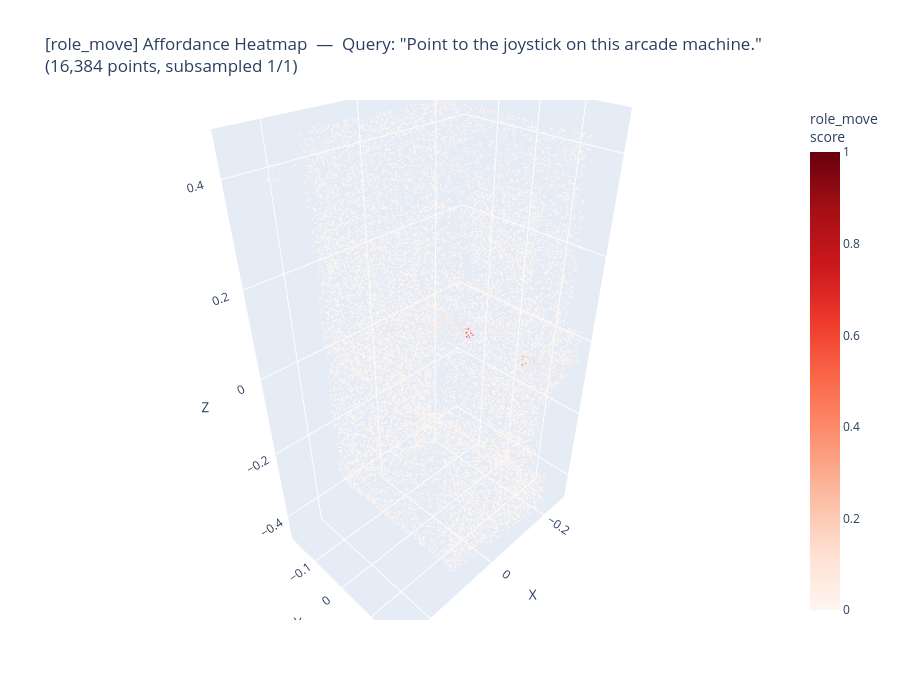
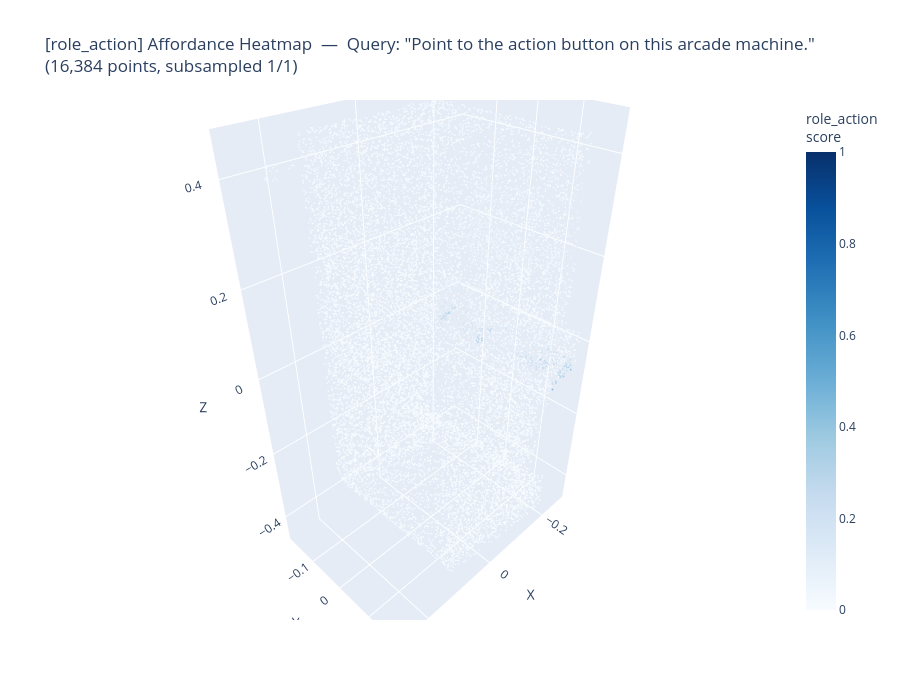

Notebook code for these charts, in order:
### Code cell
# ====== 3D 視覺化: 每個 role 一張 plot ======
import plotly.graph_objects as go

subsample = 1
idx = np.arange(0, len(gt_points), subsample)
pts_sub = gt_points[idx]
print(f"Subsampled: {len(pts_sub):,} points (1/{subsample})")

for role in ROLES:
    scores_sub = affordance_scores_per_role[role][idx]
    counts_sub = visibility_counts_per_role[role][idx]

    fig = go.Figure()
    fig.add_trace(go.Scatter3d(
        x=pts_sub[:, 0],
        y=-pts_sub[:, 1],
        z=-pts_sub[:, 2],
        mode='markers',
        marker=dict(
            size=1,
            color=scores_sub,
            colorscale=ROLE_COLORSCALES[role],
            cmin=0, cmax=1,
            colorbar=dict(title=f'{role}<br>score'),
            opacity=0.85,
        ),
        text=[f'score={s:.3f}, views={c}' for s, c in zip(scores_sub, counts_sub)],
        hoverinfo='text',
        name=role,
    ))
    fig.update_layout(
        title=f'[{role}] Affordance Heatmap  —  Query: "{ROLE_QUERIES[role]}"<br>'
              f'({len(pts_sub):,} points, subsampled 1/{subsample})',
        scene=dict(aspectmode='data', xaxis_title='X', yaxis_title='Y', zaxis_title='Z'),
        width=900, height=700,
    )
    fig.show()

### Figure 1 — Plotly figure (JSON) as saved in the notebook; plotly's stock layout.template omitted (floating-point values rounded to 4 significant figures; data arrays with more than 128 entries replaced by an {"elided": "..."} marker saying what was removed)
{"data": [{"hoverinfo": "text", "marker": {"cmax": 1, "cmin": 0, "color": {"elided": "16384 float values"}, "colorbar": {"title": {"text": "role_move<br>score"}}, "colorscale": [[0, "rgb(255,245,240)"], [0.125, "rgb(254,224,210)"], [0.25, "rgb(252,187,161)"], [0.375, "rgb(252,146,114)"], [0.5, "rgb(251,106,74)"], [0.625, "rgb(239,59,44)"], [0.75, "rgb(203,24,29)"], [0.875, "rgb(165,15,21)"], [1, "rgb(103,0,13)"]], "opacity": 0.85, "size": 1}, "mode": "markers", "name": "role_move", "text": {"elided": "16384 str values"}, "type": "scatter3d", "x": {"elided": "16384 float values"}, "y": {"elided": "16384 float values"}, "z": {"elided": "16384 float values"}}], "layout": {"height": 700, "scene": {"aspectmode": "data", "xaxis": {"title": {"text": "X"}}, "yaxis": {"title": {"text": "Y"}}, "zaxis": {"title": {"text": "Z"}}}, "title": {"text": "[role_move] Affordance Heatmap  —  Query: \"Point to the joystick on this arcade machine.\"<br>(16,384 points, subsampled 1/1)"}, "width": 900}}

### Figure 2 — Plotly figure (JSON) as saved in the notebook; plotly's stock layout.template omitted (floating-point values rounded to 4 significant figures; data arrays with more than 128 entries replaced by an {"elided": "..."} marker saying what was removed)
{"data": [{"hoverinfo": "text", "marker": {"cmax": 1, "cmin": 0, "color": {"elided": "16384 float values"}, "colorbar": {"title": {"text": "role_action<br>score"}}, "colorscale": [[0, "rgb(247,251,255)"], [0.125, "rgb(222,235,247)"], [0.25, "rgb(198,219,239)"], [0.375, "rgb(158,202,225)"], [0.5, "rgb(107,174,214)"], [0.625, "rgb(66,146,198)"], [0.75, "rgb(33,113,181)"], [0.875, "rgb(8,81,156)"], [1, "rgb(8,48,107)"]], "opacity": 0.85, "size": 1}, "mode": "markers", "name": "role_action", "text": {"elided": "16384 str values"}, "type": "scatter3d", "x": {"elided": "16384 float values"}, "y": {"elided": "16384 float values"}, "z": {"elided": "16384 float values"}}], "layout": {"height": 700, "scene": {"aspectmode": "data", "xaxis": {"title": {"text": "X"}}, "yaxis": {"title": {"text": "Y"}}, "zaxis": {"title": {"text": "Z"}}}, "title": {"text": "[role_action] Affordance Heatmap  —  Query: \"Point to the action button on this arcade machine.\"<br>(16,384 points, subsampled 1/1)"}, "width": 900}}
